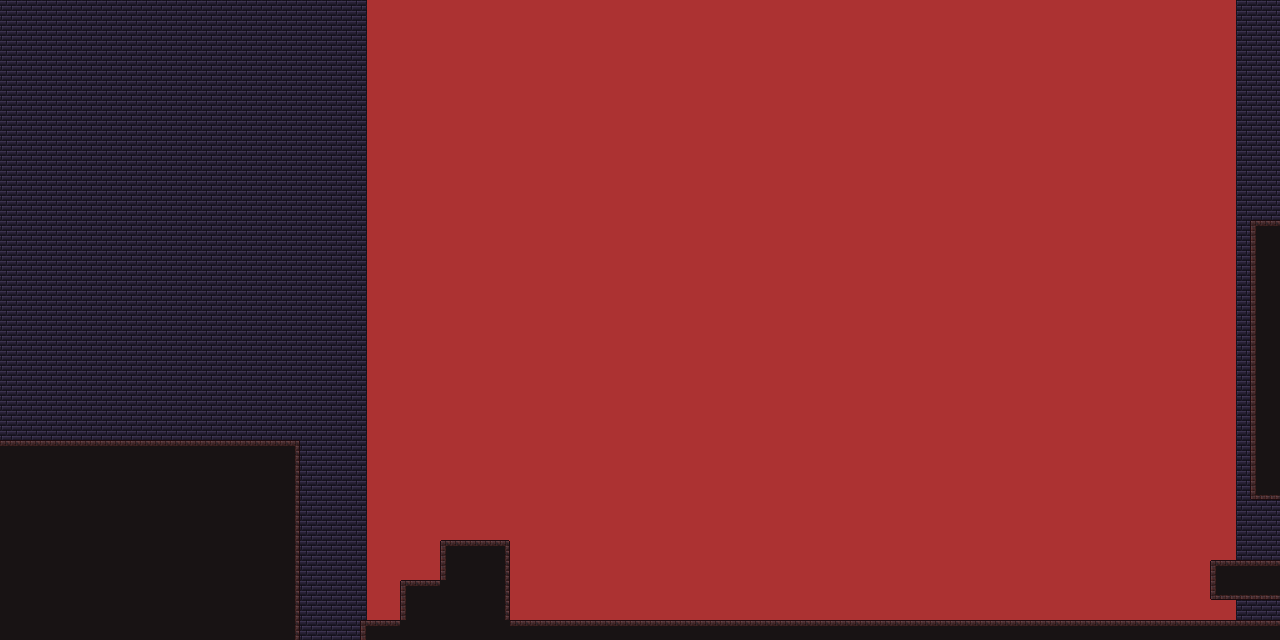

This is a level from a 2D game, rendered from its Tiled map with the project's own tilesets. A one-line summary and the map file follow, with tile-layer data summarised:
An orthogonal 128x64 tile map with 10x10 px tiles, 2 tile layers (background, platforms), 5 tilesets and 2 objects (player, enemy 1).

<map version="1.0" orientation="orthogonal" renderorder="right-up" width="128" height="64" tilewidth="10" tileheight="10" nextobjectid="33">
 <tileset firstgid="1" name="platforms_tiled" tilewidth="10" tileheight="10" tilecount="400" columns="20">
  <image source="Textures/platforms_tiled.png" width="200" height="200" />
 </tileset>
 <tileset firstgid="401" name="player_spawn" tilewidth="14" tileheight="26" tilecount="1" columns="1">
  <image source="../Assets/ScrapyardComrades/Resources/player_spawn.png" width="14" height="26" />
 </tileset>
 <tileset firstgid="402" name="enemy_spawn" tilewidth="14" tileheight="26" tilecount="1" columns="1">
  <image source="../Assets/ScrapyardComrades/Resources/enemy_spawn.png" width="14" height="26" />
 </tileset>
 <tileset firstgid="403" name="background_tiled" tilewidth="10" tileheight="10" tilecount="720" columns="30">
  <image source="Textures/background_tiled.png" width="300" height="240" />
  <terraintypes>
   <terrain name="bg_rocks" tile="7" />
   <terrain name="bg_brick_purple" tile="37" />
  </terraintypes>
  <tile id="0" terrain=",,,0" />
  <tile id="1" terrain=",,0,0" />
  <tile id="2" terrain=",,0," />
  <tile id="3" terrain="0,0,0," />
  <tile id="5" terrain="0,0,,0" />
  <tile id="6" terrain=",,,1" />
  <tile id="7" terrain=",,1,1" />
  <tile id="8" terrain=",,1," />
  <tile id="9" terrain="1,1,1," />
  <tile id="11" terrain="1,1,,1" />
  <tile id="30" terrain=",0,,0" />
  <tile id="31" terrain="0,0,0,0" />
  <tile id="32" terrain="0,,0," />
  <tile id="36" terrain=",1,,1" />
  <tile id="37" terrain="1,1,1,1" />
  <tile id="38" terrain="1,,1," />
  <tile id="60" terrain=",0,," />
  <tile id="61" terrain="0,0,," />
  <tile id="62" terrain="0,,," />
  <tile id="63" terrain="0,,0,0" />
  <tile id="65" terrain=",0,0,0" />
  <tile id="66" terrain=",1,," />
  <tile id="67" terrain="1,1,," />
  <tile id="68" terrain="1,,," />
  <tile id="69" terrain="1,,1,1" />
  <tile id="71" terrain=",1,1,1" />
 </tileset>
 <tileset firstgid="1123" name="heart_spawn" tilewidth="20" tileheight="20" tilecount="1" columns="1">
  <image source="../Assets/ScrapyardComrades/Resources/heart_spawn.png" width="20" height="20" />
 </tileset>
 <layer name="background" width="128" height="64">
  <data>[8192 cells, 8192 non-empty, 12 distinct tile ids]</data>
 </layer>
 <layer name="platforms" width="128" height="64">
  <data>[8192 cells, 968 non-empty, 8 distinct tile ids]</data>
 </layer>
 <objectgroup name="objects">
  <object id="25" name="player" gid="401" x="368" y="620" width="14" height="26" />
  <object id="31" name="enemy 1" gid="402" x="908" y="620" width="14" height="26" />
 </objectgroup>
</map>
